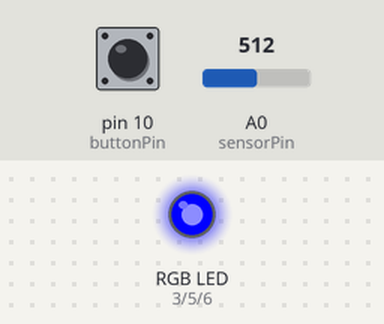
Simulated run of this sketch. Board: Arduino Uno, built with avr-gcc and run on an emulated ATmega328P. On the bench: an RGB LED mixed from three pins (HIGH = lit). The test bench sets the inputs (shaded band); at power-on: A0 (sensorPin) = 512, pin 10 (buttonPin) LOW. Dim RGB values are drawn brighter than linear.

Above: at 1.2 s.
1.3 s: A0 (sensorPin) set to 716
At 2.5 s:
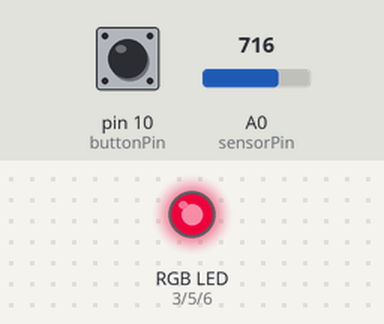
2.8 s: A0 (sensorPin) set to 900
At 3.7 s:
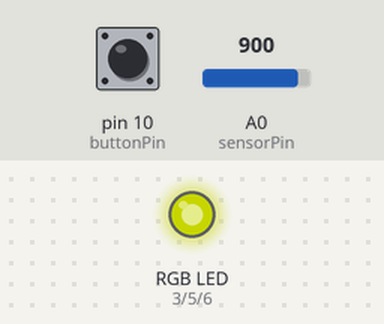
4.3 s: A0 (sensorPin) set to 1010
At 4.8 s:
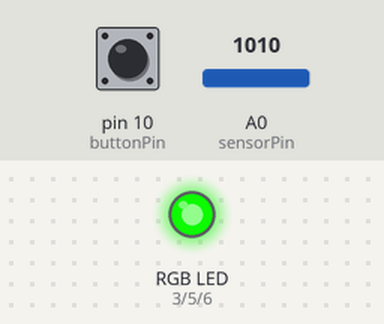
5.8 s: A0 (sensorPin) set to 1023
At 7.0 s:
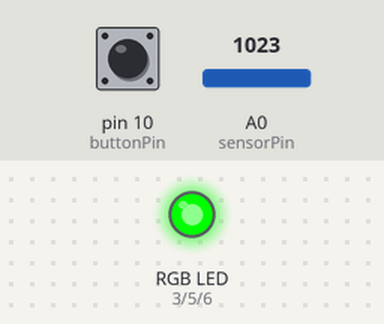
7.3 s: pin 10 (buttonPin) pulled HIGH for 0.15 s
At 8.3 s:
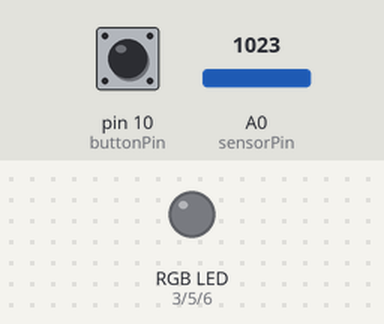
8.9 s: pin 10 (buttonPin) pulled HIGH for 1 s
At 9.5 s:
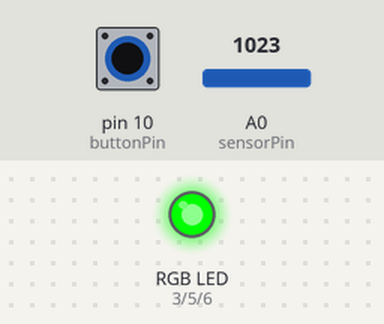
Timing chart, 0 to 11.9 s (numbered marks = the images above; inputs shaded):
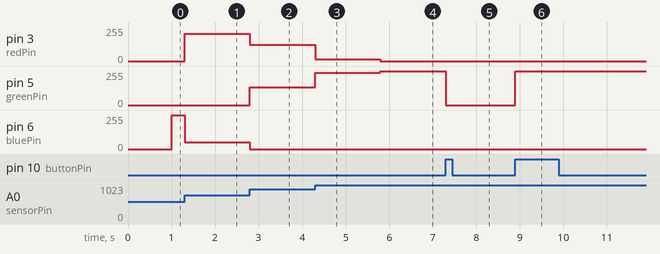

The sketch:

buttonPotent.ino
```cpp
/* buttonPotent
*  Uses a button to turn on or off a system that uses a potentiometer
*  to contorl the blink rate of a LED.
*/

int sensorPin = 0;    // The potentiometer is connected to
                      // analog pin 0
int redPin = 3; // The LED is connected to digital pin 9
int greenPin = 5;
int bluePin = 6;
int buttonPin = 10;
int buttonPre = HIGH;
int buttonNow = HIGH;
int buttonVal = true;
int ledTimer;

void setup() // this function runs once when the sketch starts up
{
  pinMode(redPin, OUTPUT);
  pinMode(greenPin, OUTPUT);
  pinMode(bluePin, OUTPUT);
  Serial.begin(9600);
}

void toggleLED(int light)
{
  if (digitalRead (light) == LOW)
    //analogWrite(light, ledDim);
    digitalWrite(light, HIGH);
  else
    //analogWrite(light, LOW);
    digitalWrite(light, LOW);

  ledTimer = millis();
}

void showRGB(int color)
{
  int redIntensity;
  int greenIntensity;
  int blueIntensity;

  if (color <= 255)          // zone 1
  {
    redIntensity = 255 - color;    // red goes from on to off
    greenIntensity = color;        // green goes from off to on
    blueIntensity = 0;             // blue is always off
  }
  else if (color <= 511)     // zone 2
  {
    redIntensity = 0;                     // red is always off
    greenIntensity = 255 - (color - 256); // green on to off
    blueIntensity = (color - 256);        // blue off to on
  }
  else // color >= 512       // zone 3
  {
    redIntensity = (color - 512);         // red off to on
    greenIntensity = 0;                   // green is always off
    blueIntensity = 255 - (color - 512);  // blue on to off
  }

  analogWrite(redPin, redIntensity);
  analogWrite(bluePin, blueIntensity);
  analogWrite(greenPin, greenIntensity);
}

void loop()
{

  int sensorValue;

  sensorValue = analogRead(sensorPin);
  buttonNow = digitalRead(buttonPin);
  //Serial.println(sensorValue);

  if ( buttonPre == LOW && buttonNow == HIGH)
      buttonVal = !buttonVal;

  if ( buttonVal)
  {
    if ( (millis() - ledTimer) >= 1000)
    {
      showRGB(sensorValue%768);
    }
      //toggleLED(ledPin);

  }
  else
    //digitalWrite(ledPin, LOW);
  {
    analogWrite(redPin, 0);
    analogWrite(greenPin, 0);
    analogWrite(bluePin, 0);
  }

  buttonPre = buttonNow;

}
```

Measured:
- after the input at 1.3 s, pin 3 (redPin): 0/255 → 204/255 at once; pin 6 (bluePin): 255/255 → 51/255 at once
- after the input at 2.8 s, pin 3 (redPin): 204/255 → 123/255 at once; pin 5 (greenPin): 0/255 → 132/255 at once; pin 6 (bluePin): 51/255 → 0/255 at once
- after the input at 4.3 s, pin 3 (redPin): 123/255 → 13/255 at once; pin 5 (greenPin): 132/255 → 242/255 at once
- after the input at 5.8 s, pin 3 (redPin): 13/255 → 0/255 at once; pin 5 (greenPin): 242/255 → 255/255 at once
- after the input at 7.3 s, pin 5 (greenPin): 255/255 → 0/255 at once
- after the input at 8.9 s, pin 5 (greenPin): 0/255 → 255/255 at once
